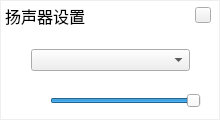
<?xml version="1.0" encoding="UTF-8"?>
<ui version="4.0">
 <class>UIAudioOutChange1v1</class>
 <widget class="QWidget" name="UIAudioOutChange1v1">
  <property name="geometry">
   <rect>
    <x>0</x>
    <y>0</y>
    <width>220</width>
    <height>120</height>
   </rect>
  </property>
  <property name="windowTitle">
   <string>UIAudioOutChange1v1</string>
  </property>
  <widget class="QLabel" name="label">
   <property name="geometry">
    <rect>
     <x>5</x>
     <y>5</y>
     <width>81</width>
     <height>21</height>
    </rect>
   </property>
   <property name="font">
    <font>
     <family>微软雅黑</family>
     <pointsize>12</pointsize>
    </font>
   </property>
   <property name="text">
    <string>扬声器设置</string>
   </property>
  </widget>
  <widget class="QPushButton" name="close_pushButton">
   <property name="geometry">
    <rect>
     <x>195</x>
     <y>7</y>
     <width>16</width>
     <height>16</height>
    </rect>
   </property>
   <property name="text">
    <string/>
   </property>
  </widget>
  <widget class="QWidget" name="verticalLayoutWidget">
   <property name="geometry">
    <rect>
     <x>20</x>
     <y>30</y>
     <width>181</width>
     <height>61</height>
    </rect>
   </property>
   <layout class="QVBoxLayout" name="verticalLayout">
    <item>
     <widget class="QComboBox" name="Audio_comboBox"/>
    </item>
   </layout>
  </widget>
  <widget class="QLabel" name="label_2">
   <property name="geometry">
    <rect>
     <x>1</x>
     <y>1</y>
     <width>218</width>
     <height>118</height>
    </rect>
   </property>
   <property name="styleSheet">
    <string notr="true">background-color: rgb(255, 255, 255);</string>
   </property>
   <property name="text">
    <string/>
   </property>
  </widget>
  <widget class="QPushButton" name="pushButton">
   <property name="geometry">
    <rect>
     <x>1</x>
     <y>1</y>
     <width>219</width>
     <height>30</height>
    </rect>
   </property>
   <property name="styleSheet">
    <string notr="true">background-color: rgb(233, 233, 235);</string>
   </property>
   <property name="text">
    <string/>
   </property>
   <property name="flat">
    <bool>true</bool>
   </property>
  </widget>
  <widget class="QLabel" name="audio1v1_label">
   <property name="geometry">
    <rect>
     <x>20</x>
     <y>90</y>
     <width>24</width>
     <height>19</height>
    </rect>
   </property>
   <property name="minimumSize">
    <size>
     <width>24</width>
     <height>19</height>
    </size>
   </property>
   <property name="maximumSize">
    <size>
     <width>24</width>
     <height>19</height>
    </size>
   </property>
   <property name="text">
    <string/>
   </property>
  </widget>
  <widget class="QSlider" name="audio_horizontalSlider">
   <property name="geometry">
    <rect>
     <x>50</x>
     <y>90</y>
     <width>151</width>
     <height>22</height>
    </rect>
   </property>
   <property name="maximum">
    <number>255</number>
   </property>
   <property name="singleStep">
    <number>1</number>
   </property>
   <property name="sliderPosition">
    <number>255</number>
   </property>
   <property name="orientation">
    <enum>Qt::Horizontal</enum>
   </property>
   <property name="tickInterval">
    <number>0</number>
   </property>
  </widget>
  <zorder>label_2</zorder>
  <zorder>pushButton</zorder>
  <zorder>label</zorder>
  <zorder>close_pushButton</zorder>
  <zorder>verticalLayoutWidget</zorder>
  <zorder>audio1v1_label</zorder>
  <zorder>audio_horizontalSlider</zorder>
 </widget>
 <layoutdefault spacing="6" margin="11"/>
 <resources/>
 <connections/>
</ui>
